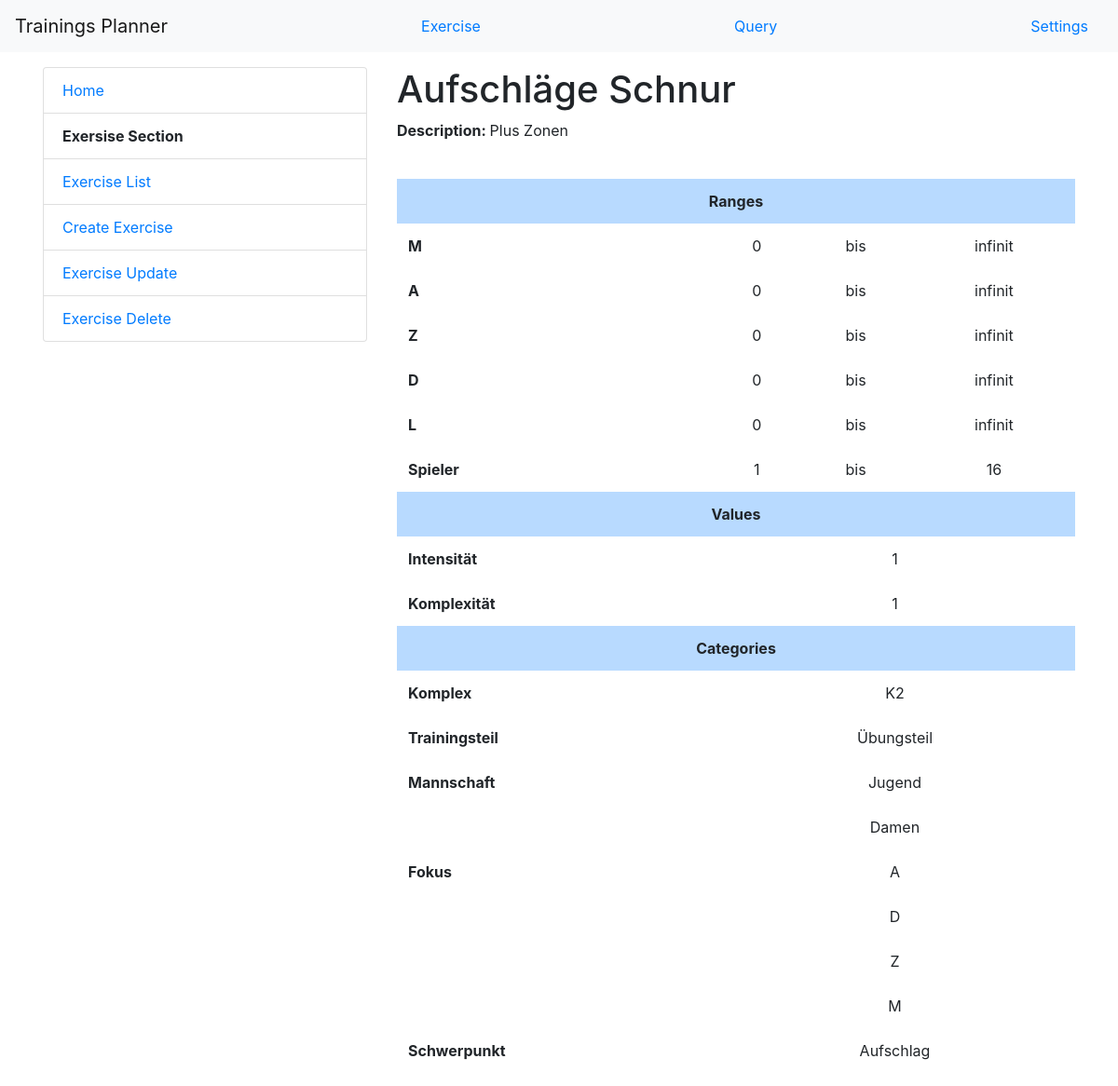
The page /trainings_planner/exercise/182/ on the database its author committed.
### training_planner/models.py (models this page shows, shortened)
class Exercise(models.Model):
    name = models.CharField(max_length=200)
    description = models.CharField(max_length=2000, blank=True)
    values = models.ManyToManyField(ValueUnit, through=Value, blank=True)
    ranges = models.ManyToManyField(RangeUnit, through=Range, blank=True)
    categories = models.ManyToManyField(CategoryOption, blank=True)
    def __str__(self):
        return self.name.__str__()

class Range(models.Model):
    unit = models.ForeignKey(RangeUnit, on_delete=models.CASCADE)
    minimum = models.PositiveIntegerField(blank=True, null=True)
    maximum = models.PositiveIntegerField(blank=True, null=True)
    exercise = models.ForeignKey('Exercise', on_delete=models.CASCADE)
    class Meta:
        constraints = [
            models.CheckConstraint(check=models.Q(minimum__lte=F('maximum')), name='Range_min_max'),
            models.UniqueConstraint(fields=['unit', 'exercise'], name='Range: unique_unit_exercise')
        ]

class RangeUnit(models.Model):
    name = models.CharField(max_length=200)
    description = models.CharField(max_length=2000, blank=True)
    def __str__(self):
        return self.name.__str__()

class Value(models.Model):
    unit = models.ForeignKey(ValueUnit, on_delete=models.CASCADE)
    value = models.IntegerField(blank=True, null=True)
    exercise = models.ForeignKey('Exercise', on_delete=models.CASCADE)
    class Meta:
        constraints = [
            models.UniqueConstraint(fields=['unit', 'exercise'], name='Value: unique_unit_exercise')
        ]

class ValueUnit(models.Model):
    name = models.CharField(max_length=200)
    description = models.CharField(max_length=2000, blank=True)
    def __str__(self):
        return self.name.__str__()

class Category(models.Model):
    name = models.CharField(max_length=200)
    description = models.CharField(max_length=2000, blank=True)

class CategoryOption(models.Model):
    name = models.CharField(max_length=200)
    description = models.CharField(max_length=2000)
    category = models.ForeignKey(Category, on_delete=models.CASCADE)

### training_planner/templates/training_planner/exercise_detail.html (shortened to what this page needs)
{% extends "training_planner/base_exercise.html" %}
{% block content %}
<h1>{{exercise.name}}</h1>
<p><b>Description: </b>{{exercise.description}}</p>
<br>
<table class="table table-hover table-borderless ">
    <tr>
        <th  colspan="4" scope="row" class="table-primary text-center">Ranges</th>
    </tr>
    {% for range in exercise.range_set.all%}
    <tr>
        <th scope="row">{{range.unit}}</th>
        <td class="text-center">{{range.minimum|default_if_none:"~0"}}</td><td class="text-center">bis</td>  <td class="text-center">{{range.maximum|default_if_none:"infinit"}}</td>
    </tr>
    {%empty%}
    <tr>
        <td colspan="5" scope="row" class="text-center">---</td>
    </tr>
    {% endfor %}
    <tr>
        <th colspan="4" scope="row" class="table-primary text-center">Values</th>
    </tr>
    {% for value in exercise.value_set.all%}
    <tr>
        <th scope="row">{{value.unit}}</th>
        <td class="text-center" colspan="3">{{value.value|default_if_none:"-"}}</td>
    </tr>
    {%empty%}
    <tr>
        <td colspan="5" scope="row" class="text-center">---</td>
    </tr>
    {% endfor %}
    <tr>
        <th colspan="5" scope="row" class="table-primary text-center">Categories</th>
    </tr>
    {% regroup exercise.categories.all by category as categorie_list %}
    {% for group in categorie_list%}
    {% for option in group.list%}
    <tr>
        {% if forloop.first %}
            <th scope="row">{{group.grouper.name}}</th>
        {% else %}
            <th scope="row"></th>
        {% endif %}
        <td colspan="3" class="text-center">{{option.name}}</td>
    </tr>
    {% endfor %}
    {%empty%}
    <tr>
        <td colspan="5" scope="row" class="text-center">---</td>
    </tr>
    {% endfor %}
</table>
{% endblock %}
{% block menuelement %}
{{block.super}}
<li class="list-group-item"><a href="{% url 'training_planner:exercise_update' object.id %}">Exercise Update</a></li>
<li class="list-group-item"><a href="{% url 'training_planner:exercise_delete' object.id %}">Exercise Delete</a></li>
{% endblock menuelement%}

### training_planner/templates/training_planner/base_exercise.html (shortened to what this page needs)
{% extends "training_planner/base.html" %}
{% block menuelement %}
{{block.super}}
<li class="list-group-item"><b>Exersise Section</b></li>
<li class="list-group-item"><a href="{% url 'exercise_list' %}">Exercise List</a></li>
<li class="list-group-item"><a href="{% url 'exercise_create' %}">Create Exercise</a></li>
{% endblock menuelement %}

### training_planner/templates/training_planner/base.html (shortened to what this page needs)
<!DOCTYPE html>
<html lang="en">
<head>
    <link rel="stylesheet" href="https://cdn.jsdelivr.net/npm/bootstrap@4.5.3/dist/css/bootstrap.min.css"
>
</head>
<body>
<nav class="navbar navbar-light bg-light center">
    <a class="navbar-brand" href="{% url 'home'%}">Trainings Planner</a>
    <a class="nav-link" href="{% url 'exercise_list'%}">Exercise</a>
    <a class="nav-link" href="{% url 'trainings_query_list'%}">Query</a>
    <a class="nav-link" href="{% url 'settings'%}">Settings</a>
</nav>
<div class="container-md">
    <div class="row">
        <div class="col-12 col-md-4 col-xs-12 col-sm-6 p-3">
            {% block sidebar %}
            <ul class="list-group">
                {% block menuelement %}
                <li class="list-group-item"><a href="{%url 'home' %}">Home</a></li>
                {% endblock menuelement %}
            </ul>
            {% endblock sidebar%}
        </div>
        <div class="col-12 col-md-8 col-xs-12 col-sm-6 p-3">
            {% block content %}{% endblock content%}
        </div>
    </div>
</div>
</body>
</html>

### rows shown on the page
Exercise: name "Aufschläge Schnur", description "Plus Zonen"
Range: unit "M", minimum "0", maximum "infinit"
Range: unit "A", minimum "0", maximum "infinit"
Range: unit "Z", minimum "0", maximum "infinit"
Range: unit "D", minimum "0", maximum "infinit"
Range: unit "L", minimum "0", maximum "infinit"
Range: unit "Spieler", minimum "1", maximum "16"
Value: unit "Intensität", value "1"
Value: unit "Komplexität", value "1"
Category: grouper.name "Komplex"
CategoryOption: name "K2"
Category: grouper.name "Trainingsteil"
CategoryOption: name "Übungsteil"
Category: grouper.name "Mannschaft"
CategoryOption: name "Jugend"
CategoryOption: name "Damen"
Category: grouper.name "Fokus"
CategoryOption: name "A"
CategoryOption: name "D"
CategoryOption: name "Z"
CategoryOption: name "M"
Category: grouper.name "Schwerpunkt"
CategoryOption: name "Aufschlag"
